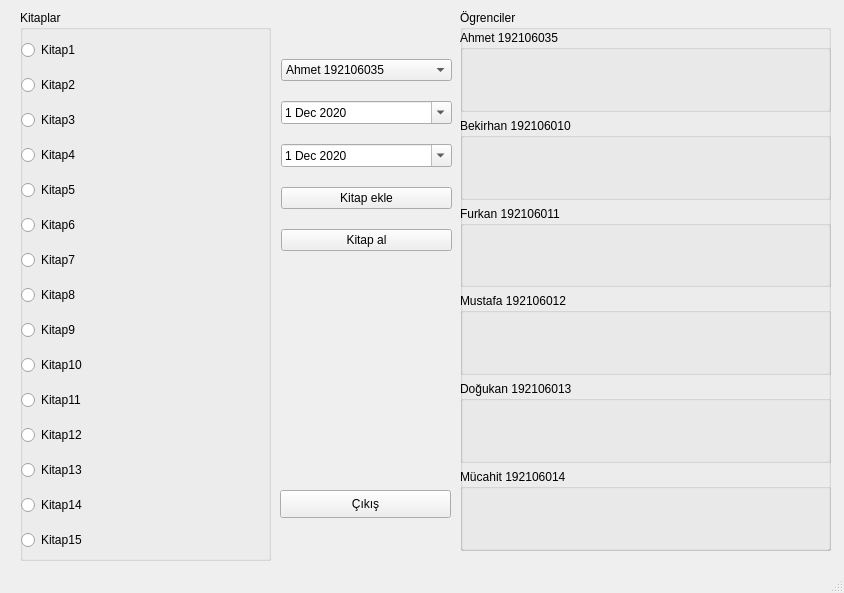
<?xml version="1.0" encoding="UTF-8"?>
<ui version="4.0">
 <class>Yonetici</class>
 <widget class="QMainWindow" name="Yonetici">
  <property name="geometry">
   <rect>
    <x>0</x>
    <y>0</y>
    <width>844</width>
    <height>593</height>
   </rect>
  </property>
  <property name="windowTitle">
   <string>MainWindow</string>
  </property>
  <widget class="QWidget" name="centralwidget">
   <widget class="QGroupBox" name="grp_kitap">
    <property name="geometry">
     <rect>
      <x>20</x>
      <y>10</y>
      <width>251</width>
      <height>551</height>
     </rect>
    </property>
    <property name="title">
     <string>Kitaplar</string>
    </property>
    <widget class="QWidget" name="">
     <property name="geometry">
      <rect>
       <x>1</x>
       <y>21</y>
       <width>251</width>
       <height>531</height>
      </rect>
     </property>
     <layout class="QGridLayout" name="gridLayout_2">
      <item row="0" column="0">
       <widget class="QRadioButton" name="rdr_k1">
        <property name="text">
         <string>Kitap1</string>
        </property>
       </widget>
      </item>
      <item row="1" column="0">
       <widget class="QRadioButton" name="rdr_k2">
        <property name="text">
         <string>Kitap2</string>
        </property>
       </widget>
      </item>
      <item row="2" column="0">
       <widget class="QRadioButton" name="rdr_k3">
        <property name="text">
         <string>Kitap3</string>
        </property>
       </widget>
      </item>
      <item row="3" column="0">
       <widget class="QRadioButton" name="rdr_k4">
        <property name="text">
         <string>Kitap4</string>
        </property>
       </widget>
      </item>
      <item row="4" column="0">
       <widget class="QRadioButton" name="rdr_k5">
        <property name="text">
         <string>Kitap5</string>
        </property>
       </widget>
      </item>
      <item row="5" column="0">
       <widget class="QRadioButton" name="rdr_k6">
        <property name="text">
         <string>Kitap6</string>
        </property>
       </widget>
      </item>
      <item row="6" column="0">
       <widget class="QRadioButton" name="rdr_k7">
        <property name="text">
         <string>Kitap7</string>
        </property>
       </widget>
      </item>
      <item row="7" column="0">
       <widget class="QRadioButton" name="rdr_k8">
        <property name="text">
         <string>Kitap8</string>
        </property>
       </widget>
      </item>
      <item row="8" column="0">
       <widget class="QRadioButton" name="rdr_k9">
        <property name="text">
         <string>Kitap9</string>
        </property>
       </widget>
      </item>
      <item row="9" column="0">
       <widget class="QRadioButton" name="rdr_k10">
        <property name="text">
         <string>Kitap10</string>
        </property>
       </widget>
      </item>
      <item row="10" column="0">
       <widget class="QRadioButton" name="rdr_k11">
        <property name="text">
         <string>Kitap11</string>
        </property>
       </widget>
      </item>
      <item row="11" column="0">
       <widget class="QRadioButton" name="rdr_k12">
        <property name="text">
         <string>Kitap12</string>
        </property>
       </widget>
      </item>
      <item row="12" column="0">
       <widget class="QRadioButton" name="rdr_k13">
        <property name="text">
         <string>Kitap13</string>
        </property>
       </widget>
      </item>
      <item row="13" column="0">
       <widget class="QRadioButton" name="rdr_k14">
        <property name="text">
         <string>Kitap14</string>
        </property>
       </widget>
      </item>
      <item row="14" column="0">
       <widget class="QRadioButton" name="rdr_k15">
        <property name="text">
         <string>Kitap15</string>
        </property>
       </widget>
      </item>
     </layout>
    </widget>
   </widget>
   <widget class="QPushButton" name="btn_ycks">
    <property name="geometry">
     <rect>
      <x>280</x>
      <y>490</y>
      <width>171</width>
      <height>28</height>
     </rect>
    </property>
    <property name="text">
     <string>Çıkış</string>
    </property>
   </widget>
   <widget class="QGroupBox" name="groupBox">
    <property name="geometry">
     <rect>
      <x>460</x>
      <y>10</y>
      <width>371</width>
      <height>541</height>
     </rect>
    </property>
    <property name="title">
     <string>Ögrenciler</string>
    </property>
    <widget class="QWidget" name="">
     <property name="geometry">
      <rect>
       <x>0</x>
       <y>20</y>
       <width>371</width>
       <height>521</height>
      </rect>
     </property>
     <layout class="QGridLayout" name="gridLayout_4">
      <item row="0" column="0">
       <widget class="QGroupBox" name="grp_ahmet">
        <property name="title">
         <string>Ahmet 192106035</string>
        </property>
        <widget class="QLabel" name="lbl_a1">
         <property name="geometry">
          <rect>
           <x>10</x>
           <y>20</y>
           <width>141</width>
           <height>51</height>
          </rect>
         </property>
         <property name="text">
          <string/>
         </property>
        </widget>
        <widget class="QLabel" name="lbl_a2">
         <property name="geometry">
          <rect>
           <x>160</x>
           <y>10</y>
           <width>201</width>
           <height>61</height>
          </rect>
         </property>
         <property name="text">
          <string/>
         </property>
        </widget>
       </widget>
      </item>
      <item row="1" column="0">
       <widget class="QGroupBox" name="grp_bekirhan">
        <property name="title">
         <string>Bekirhan 192106010</string>
        </property>
        <widget class="QLabel" name="lbl_b1">
         <property name="geometry">
          <rect>
           <x>10</x>
           <y>20</y>
           <width>141</width>
           <height>51</height>
          </rect>
         </property>
         <property name="text">
          <string/>
         </property>
        </widget>
        <widget class="QLabel" name="lbl_b2">
         <property name="geometry">
          <rect>
           <x>160</x>
           <y>20</y>
           <width>201</width>
           <height>51</height>
          </rect>
         </property>
         <property name="text">
          <string/>
         </property>
        </widget>
       </widget>
      </item>
      <item row="2" column="0">
       <widget class="QGroupBox" name="grp_furkan">
        <property name="title">
         <string>Furkan 192106011</string>
        </property>
        <widget class="QLabel" name="lbl_f1">
         <property name="geometry">
          <rect>
           <x>10</x>
           <y>20</y>
           <width>131</width>
           <height>51</height>
          </rect>
         </property>
         <property name="text">
          <string/>
         </property>
        </widget>
        <widget class="QLabel" name="lbl_f2">
         <property name="geometry">
          <rect>
           <x>150</x>
           <y>10</y>
           <width>211</width>
           <height>61</height>
          </rect>
         </property>
         <property name="text">
          <string/>
         </property>
        </widget>
       </widget>
      </item>
      <item row="3" column="0">
       <widget class="QGroupBox" name="grp_mustafa">
        <property name="title">
         <string>Mustafa 192106012</string>
        </property>
        <widget class="QLabel" name="lbl_m1">
         <property name="geometry">
          <rect>
           <x>10</x>
           <y>20</y>
           <width>141</width>
           <height>51</height>
          </rect>
         </property>
         <property name="text">
          <string/>
         </property>
        </widget>
        <widget class="QLabel" name="lbl_m2">
         <property name="geometry">
          <rect>
           <x>150</x>
           <y>10</y>
           <width>211</width>
           <height>61</height>
          </rect>
         </property>
         <property name="text">
          <string/>
         </property>
        </widget>
       </widget>
      </item>
      <item row="4" column="0">
       <widget class="QGroupBox" name="grp_dogukan">
        <property name="title">
         <string>Doğukan 192106013</string>
        </property>
        <widget class="QLabel" name="lbl_d1">
         <property name="geometry">
          <rect>
           <x>10</x>
           <y>20</y>
           <width>141</width>
           <height>51</height>
          </rect>
         </property>
         <property name="text">
          <string/>
         </property>
        </widget>
        <widget class="QLabel" name="lbl_d2">
         <property name="geometry">
          <rect>
           <x>160</x>
           <y>10</y>
           <width>201</width>
           <height>61</height>
          </rect>
         </property>
         <property name="text">
          <string/>
         </property>
        </widget>
       </widget>
      </item>
      <item row="5" column="0">
       <widget class="QGroupBox" name="grp_mucahit">
        <property name="title">
         <string>Mücahit 192106014</string>
        </property>
        <widget class="QLabel" name="lbl_mu1">
         <property name="geometry">
          <rect>
           <x>20</x>
           <y>20</y>
           <width>141</width>
           <height>51</height>
          </rect>
         </property>
         <property name="text">
          <string/>
         </property>
        </widget>
        <widget class="QLabel" name="lbl_mu2">
         <property name="geometry">
          <rect>
           <x>160</x>
           <y>10</y>
           <width>201</width>
           <height>61</height>
          </rect>
         </property>
         <property name="text">
          <string/>
         </property>
        </widget>
       </widget>
      </item>
     </layout>
    </widget>
   </widget>
   <widget class="QWidget" name="">
    <property name="geometry">
     <rect>
      <x>0</x>
      <y>0</y>
      <width>2</width>
      <height>2</height>
     </rect>
    </property>
    <layout class="QGridLayout" name="gridLayout_3"/>
   </widget>
   <widget class="QWidget" name="">
    <property name="geometry">
     <rect>
      <x>281</x>
      <y>45</y>
      <width>171</width>
      <height>221</height>
     </rect>
    </property>
    <layout class="QGridLayout" name="gridLayout">
     <item row="0" column="0">
      <widget class="QComboBox" name="cmb_ogrenciler">
       <item>
        <property name="text">
         <string>Ahmet 192106035</string>
        </property>
       </item>
       <item>
        <property name="text">
         <string>Furkan 192106011</string>
        </property>
       </item>
       <item>
        <property name="text">
         <string>Mustafa 192106012</string>
        </property>
       </item>
       <item>
        <property name="text">
         <string>Doğukan 192106013</string>
        </property>
       </item>
       <item>
        <property name="text">
         <string>Mücahit 192106014</string>
        </property>
       </item>
       <item>
        <property name="text">
         <string>Bekirhan 192106010</string>
        </property>
       </item>
      </widget>
     </item>
     <item row="1" column="0">
      <widget class="QDateEdit" name="dte_tarih">
       <property name="calendarPopup">
        <bool>true</bool>
       </property>
       <property name="date">
        <date>
         <year>2020</year>
         <month>12</month>
         <day>1</day>
        </date>
       </property>
      </widget>
     </item>
     <item row="2" column="0">
      <widget class="QDateEdit" name="dte_tarih2">
       <property name="calendarPopup">
        <bool>true</bool>
       </property>
       <property name="date">
        <date>
         <year>2020</year>
         <month>12</month>
         <day>1</day>
        </date>
       </property>
      </widget>
     </item>
     <item row="3" column="0">
      <widget class="QPushButton" name="btn_ktpekle">
       <property name="text">
        <string>Kitap ekle</string>
       </property>
      </widget>
     </item>
     <item row="4" column="0">
      <widget class="QPushButton" name="btn_ktpal">
       <property name="text">
        <string>Kitap al</string>
       </property>
      </widget>
     </item>
    </layout>
   </widget>
  </widget>
  <widget class="QMenuBar" name="menubar">
   <property name="geometry">
    <rect>
     <x>0</x>
     <y>0</y>
     <width>844</width>
     <height>21</height>
    </rect>
   </property>
  </widget>
  <widget class="QStatusBar" name="statusbar"/>
 </widget>
 <resources/>
 <connections/>
</ui>
